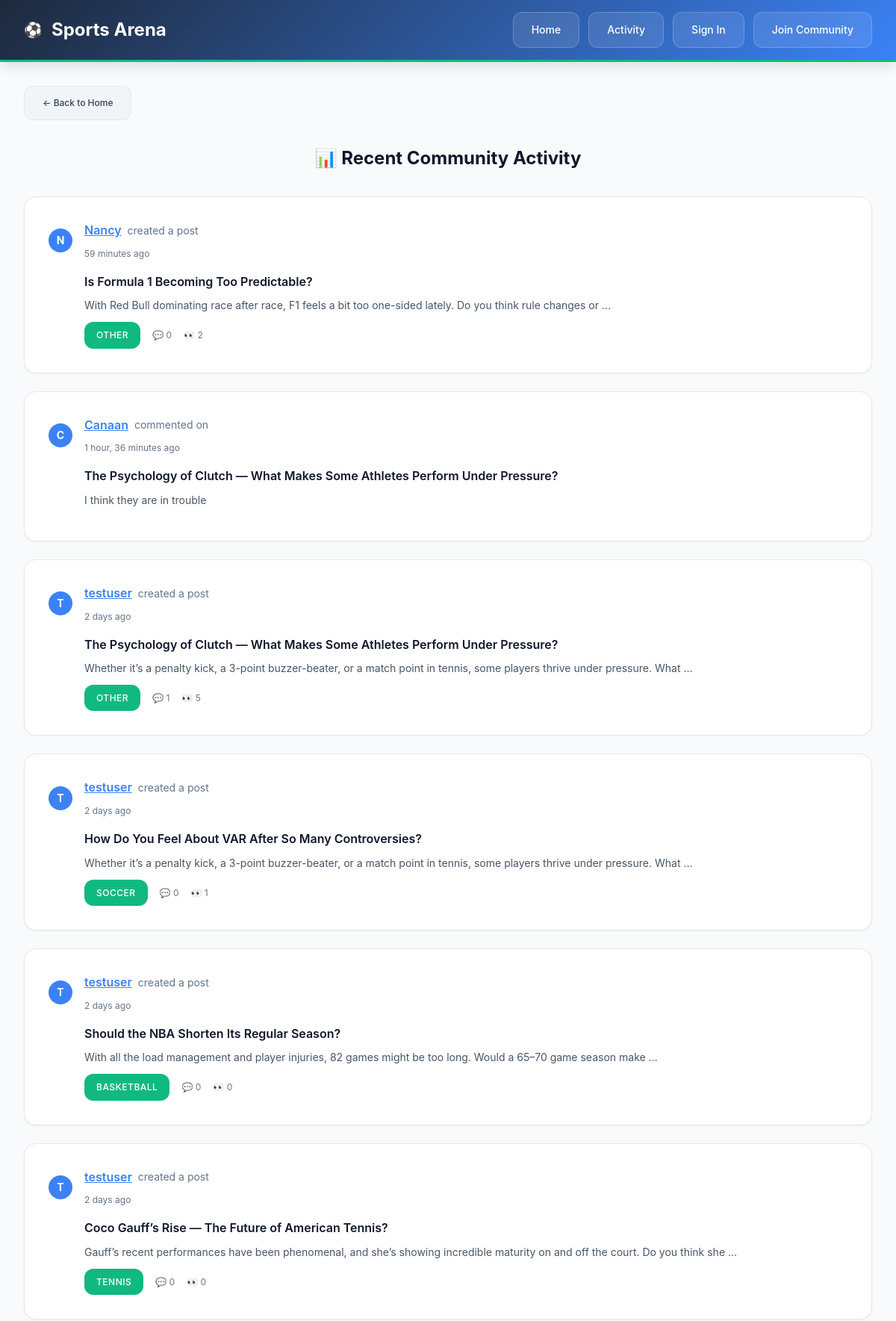
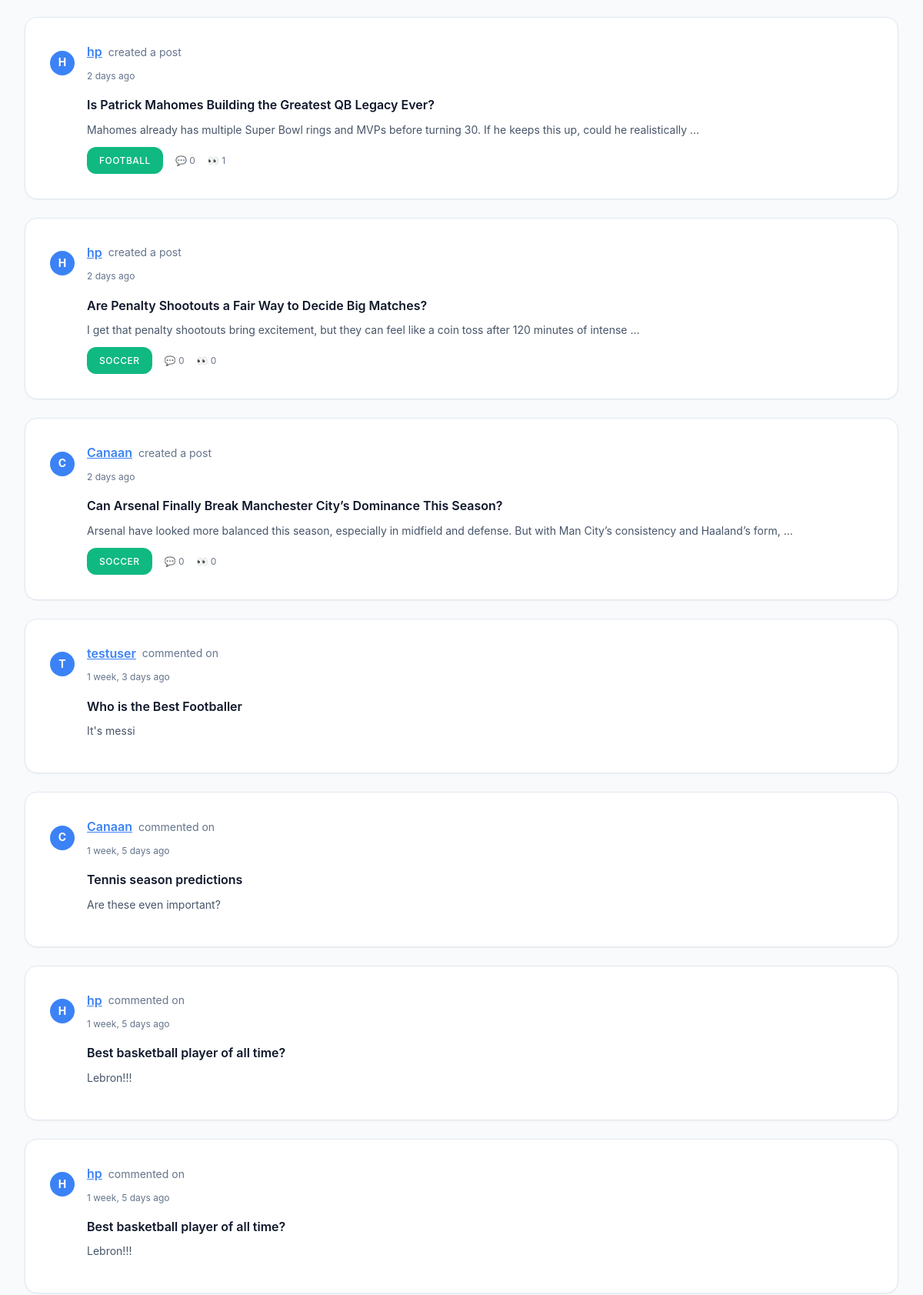
The page /activity/ (upper part) on the database its author committed (2 pictures, top to bottom).
### community/models.py (models this page shows, shortened)
class Post(models.Model):
    SPORT_CHOICES = [
        ('football', 'Football'),
        ('basketball', 'Basketball'),
        ('soccer', 'Soccer'),
        ('tennis', 'Tennis'),
        ('other', 'Other'),
    ]
    title = models.CharField(max_length=200)
    content = models.TextField()
    author = models.ForeignKey(User, on_delete=models.CASCADE)
    sport_category = models.CharField(max_length=20, choices=SPORT_CHOICES)
    created_at = models.DateTimeField(auto_now_add=True, db_index=True)
    views = models.PositiveIntegerField(default=0)
    class Meta:
        ordering = ['-created_at']

class Comment(models.Model):
    post = models.ForeignKey(Post, on_delete=models.CASCADE, related_name='comments')
    author = models.ForeignKey(User, on_delete=models.CASCADE)
    content = models.TextField()
    created_at = models.DateTimeField(auto_now_add=True, db_index=True)
    class Meta:
        ordering = ['created_at']

### community/views.py (the view)
# urls.py: path('activity/', views.activity_feed, name='activity_feed'),
def activity_feed(request):
    recent_posts = Post.objects.all().order_by('-created_at')[:10]
    recent_comments = Comment.objects.select_related('post', 'author').order_by('-created_at')[:15]
    activities = []
    for post in recent_posts:
        activities.append({
            'type': 'post',
            'object': post,
            'user': post.author,
            'timestamp': post.created_at,
        })
    for comment in recent_comments:
        activities.append({
            'type': 'comment',
            'object': comment,
            'user': comment.author,
            'timestamp': comment.created_at,
        })
    activities.sort(key=lambda x: x['timestamp'], reverse=True)
    activities = activities[:20]  # Show top 20 activities
    return render(request, 'activity_feed.html', {'activities': activities})

### templates/activity_feed.html (shortened to what this page needs)
<!DOCTYPE html>
<html lang="en">
<head>
    {% load static %}
    <link rel="stylesheet" href="{% static 'css/style.css' %}">
</head>
<body>
    <header>
        <div class="header-container">
            <div class="header-logo">
                <h1>Sports Arena</h1>
            </div>
            <nav class="header-nav">
                <a href="{% url 'community:home' %}" class="nav-link">Home</a>
                <a href="{% url 'community:activity_feed' %}" class="nav-link">Activity</a>
                {% if user.is_authenticated %}
                    <a href="{% url 'community:create_post' %}" class="nav-link">Create Post</a>
                    <form method="post" action="{% url 'logout' %}" class="logout-form">
                        {% csrf_token %}
                        <button type="submit" class="logout-btn">Logout {{ user.username }}</button>
                    </form>
                {% else %}
                    <a href="{% url 'login' %}" class="nav-link">Sign In</a>
                    <a href="{% url 'community:register' %}" class="nav-link">Join Community</a>
                {% endif %}
            </nav>
        </div>
    </header>
    <div class="container">
        <div class="breadcrumb">
            <a href="{% url 'community:home' %}" class="btn btn-secondary btn-small">← Back to Home</a>
        </div>
        <h2 class="section-title">📊 Recent Community Activity</h2>
        <div class="activity-feed">
            {% for activity in activities %}
                <div class="activity-item">
                    <div class="activity-header">
                        <div class="author-avatar author-avatar-small">
                            {{ activity.user.username|first|upper }}
                        </div>
                        <div class="activity-info">
                            <div class="activity-user">
                                <a href="{% url 'community:user_profile' activity.user.username %}" class="comment-author">
                                    {{ activity.user.username }}
                                </a>
                                {% if activity.type == 'post' %}
                                    <span class="activity-action">created a post</span>
                                {% else %}
                                    <span class="activity-action">commented on</span>
                                {% endif %}
                            </div>
                            <div class="activity-time">{{ activity.timestamp|timesince }} ago</div>
                        </div>
                    </div>
                    <div class="activity-content">
                        {% if activity.type == 'post' %}
                            <a href="{% url 'community:post_detail' activity.object.pk %}" class="activity-link">
                                <div class="activity-title">{{ activity.object.title }}</div>
                                <div class="activity-excerpt">{{ activity.object.content|truncatewords:20 }}</div>
                                <div class="activity-meta">
                                    <span class="post-category">{{ activity.object.get_sport_category_display }}</span>
                                    <span>💬 {{ activity.object.comments.count }}</span>
                                    <span>👀 {{ activity.object.views }}</span>
                                </div>
                            </a>
                        {% else %}
                            <a href="{% url 'community:post_detail' activity.object.post.pk %}#comments" class="activity-link">
                                <div class="activity-title">{{ activity.object.post.title }}</div>
                                <div class="activity-excerpt">{{ activity.object.content|truncatewords:15 }}</div>
                            </a>
                        {% endif %}
                    </div>
                </div>
            {% endfor %}
        </div>
    </div>
    {% load static %}
</body>
</html>

### rows shown on the page
Post: user.username|first "N", user.username "Nancy", shows "created a post", timestamp "59 minutes", object "Is Formula 1 Becoming Too Predictable?", object.content "With Red Bull dominating race after race, F1 feels a bit too one-sided lately. Do you think rule changes or …", object.sport_category "OTHER", object.comments.count "0", object.views "2"
Comment: user.username|first "C", user.username "Canaan", shows "commented on", timestamp "1 hour, 36 minutes", object.post "The Psychology of Clutch — What Makes Some Athletes Perform Under Pressure?", object.content "I think they are in trouble"
Post: user.username|first "T", user.username "testuser", shows "created a post", timestamp "2 days", object "The Psychology of Clutch — What Makes Some Athletes Perform Under Pressure?", object.content "Whether it’s a penalty kick, a 3-point buzzer-beater, or a match point in tennis, some players thrive under pressure. What …", object.sport_category "OTHER", object.comments.count "1", object.views "5"
Post: user.username|first "T", user.username "testuser", shows "created a post", timestamp "2 days", object "How Do You Feel About VAR After So Many Controversies?", object.content "Whether it’s a penalty kick, a 3-point buzzer-beater, or a match point in tennis, some players thrive under pressure. What …", object.sport_category "SOCCER", object.comments.count "0", object.views "1"
Post: user.username|first "T", user.username "testuser", shows "created a post", timestamp "2 days", object "Should the NBA Shorten Its Regular Season?", object.content "With all the load management and player injuries, 82 games might be too long. Would a 65–70 game season make …", object.sport_category "BASKETBALL", object.comments.count "0", object.views "0"
Post: user.username|first "T", user.username "testuser", shows "created a post", timestamp "2 days", object "Coco Gauff’s Rise — The Future of American Tennis?", object.content "Gauff’s recent performances have been phenomenal, and she’s showing incredible maturity on and off the court. Do you think she …", object.sport_category "TENNIS", object.comments.count "0", object.views "0"
Post: user.username|first "H", user.username "hp", shows "created a post", timestamp "2 days", object "Is Patrick Mahomes Building the Greatest QB Legacy Ever?", object.content "Mahomes already has multiple Super Bowl rings and MVPs before turning 30. If he keeps this up, could he realistically …", object.sport_category "FOOTBALL", object.comments.count "0", object.views "1"
Post: user.username|first "H", user.username "hp", shows "created a post", timestamp "2 days", object "Are Penalty Shootouts a Fair Way to Decide Big Matches?", object.content "I get that penalty shootouts bring excitement, but they can feel like a coin toss after 120 minutes of intense …", object.sport_category "SOCCER", object.comments.count "0", object.views "0"
Post: user.username|first "C", user.username "Canaan", shows "created a post", timestamp "2 days", object "Can Arsenal Finally Break Manchester City’s Dominance This Season?", object.content "Arsenal have looked more balanced this season, especially in midfield and defense. But with Man City’s consistency and Haaland’s form, …", object.sport_category "SOCCER", object.comments.count "0", object.views "0"
Comment: user.username|first "T", user.username "testuser", shows "commented on", timestamp "1 week, 3 days", object.post "Who is the Best Footballer", object.content "It's messi"
Comment: user.username|first "C", user.username "Canaan", shows "commented on", timestamp "1 week, 5 days", object.post "Tennis season predictions", object.content "Are these even important?"
Comment: user.username|first "H", user.username "hp", shows "commented on", timestamp "1 week, 5 days", object.post "Best basketball player of all time?", object.content "Lebron!!!"
Comment: user.username|first "H", user.username "hp", shows "commented on", timestamp "1 week, 5 days", object.post "Best basketball player of all time?", object.content "Lebron!!!"
